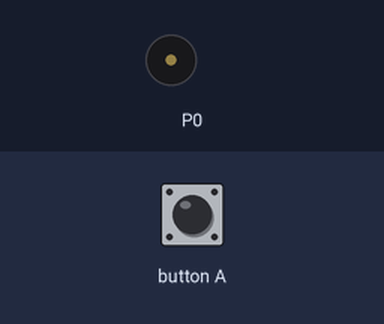
The program below on a simulated BBC micro:bit (MakeCode). Parts: buzzer (waves = sounding). The inputs (shaded band) are chosen by the test bench.

Above: at 1.2 s.
1.3 s: button A pressed for 0.15 s
At 2.8 s:
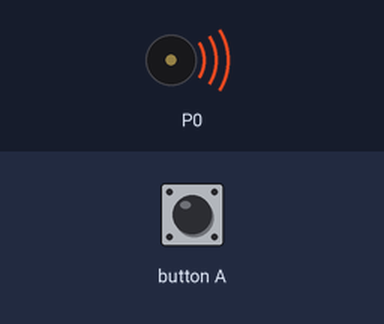
Timing chart, 0 to 10.4 s (numbered marks = the images above; inputs shaded):
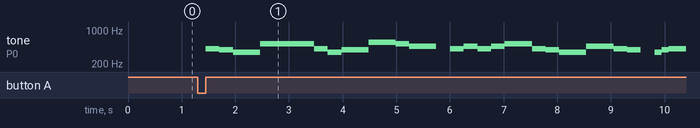

Measured:
- after the input at 1.3 s, tone on P0: plays 415 Hz for 0.26 s, 392 Hz for 0.26 s, 349 Hz for 0.51 s, 523 Hz for 1.0 s, 415 Hz for 0.26 s, 349 Hz for 0.26 s … (24 notes in this stretch), starting after 0.15 s

The program:

main.ts
```typescript
/**
 * 名探偵コナンのテーマ（メロディ）
 */
input.onButtonPressed(Button.A, function () {
    music.play(music.tonePlayable(415, music.beat(BeatFraction.Half)), music.PlaybackMode.UntilDone)
    music.play(music.tonePlayable(392, music.beat(BeatFraction.Half)), music.PlaybackMode.UntilDone)
    music.play(music.tonePlayable(349, music.beat(BeatFraction.Whole)), music.PlaybackMode.UntilDone)
    music.play(music.tonePlayable(523, music.beat(BeatFraction.Double)), music.PlaybackMode.UntilDone)
    music.play(music.tonePlayable(415, music.beat(BeatFraction.Half)), music.PlaybackMode.UntilDone)
    music.play(music.tonePlayable(349, music.beat(BeatFraction.Half)), music.PlaybackMode.UntilDone)
    music.play(music.tonePlayable(392, music.beat(BeatFraction.Whole)), music.PlaybackMode.UntilDone)
    music.play(music.tonePlayable(554, music.beat(BeatFraction.Whole)), music.PlaybackMode.UntilDone)
    music.play(music.tonePlayable(523, music.beat(BeatFraction.Half)), music.PlaybackMode.UntilDone)
    music.play(music.tonePlayable(466, music.beat(BeatFraction.Whole)), music.PlaybackMode.UntilDone)
    music.play(music.tonePlayable(0, music.beat(BeatFraction.Half)), music.PlaybackMode.UntilDone)
    music.play(music.tonePlayable(415, music.beat(BeatFraction.Half)), music.PlaybackMode.UntilDone)
    music.play(music.tonePlayable(466, music.beat(BeatFraction.Half)), music.PlaybackMode.UntilDone)
    music.play(music.tonePlayable(415, music.beat(BeatFraction.Half)), music.PlaybackMode.UntilDone)
    music.play(music.tonePlayable(466, music.beat(BeatFraction.Half)), music.PlaybackMode.UntilDone)
    music.play(music.tonePlayable(523, music.beat(BeatFraction.Whole)), music.PlaybackMode.UntilDone)
    music.play(music.tonePlayable(415, music.beat(BeatFraction.Half)), music.PlaybackMode.UntilDone)
    music.play(music.tonePlayable(392, music.beat(BeatFraction.Half)), music.PlaybackMode.UntilDone)
    music.play(music.tonePlayable(349, music.beat(BeatFraction.Whole)), music.PlaybackMode.UntilDone)
    music.play(music.tonePlayable(466, music.beat(BeatFraction.Whole)), music.PlaybackMode.UntilDone)
    music.play(music.tonePlayable(415, music.beat(BeatFraction.Half)), music.PlaybackMode.UntilDone)
    music.play(music.tonePlayable(392, music.beat(BeatFraction.Half)), music.PlaybackMode.UntilDone)
    music.play(music.tonePlayable(0, music.beat(BeatFraction.Half)), music.PlaybackMode.UntilDone)
    music.play(music.tonePlayable(349, music.beat(BeatFraction.Quarter)), music.PlaybackMode.UntilDone)
    music.play(music.tonePlayable(392, music.beat(BeatFraction.Quarter)), music.PlaybackMode.UntilDone)
    music.play(music.tonePlayable(415, music.beat(BeatFraction.Whole)), music.PlaybackMode.UntilDone)
    music.play(music.tonePlayable(349, music.beat(BeatFraction.Whole)), music.PlaybackMode.UntilDone)
    music.play(music.tonePlayable(523, music.beat(BeatFraction.Whole)), music.PlaybackMode.UntilDone)
    music.play(music.tonePlayable(415, music.beat(BeatFraction.Whole)), music.PlaybackMode.UntilDone)
    music.play(music.tonePlayable(466, music.beat(BeatFraction.Whole)), music.PlaybackMode.UntilDone)
    music.play(music.tonePlayable(698, music.beat(BeatFraction.Whole)), music.PlaybackMode.UntilDone)
    music.play(music.tonePlayable(622, music.beat(BeatFraction.Whole)), music.PlaybackMode.UntilDone)
    music.play(music.tonePlayable(554, music.beat(BeatFraction.Half)), music.PlaybackMode.UntilDone)
    music.play(music.tonePlayable(523, music.beat(BeatFraction.Quarter)), music.PlaybackMode.UntilDone)
    music.play(music.tonePlayable(466, music.beat(BeatFraction.Quarter)), music.PlaybackMode.UntilDone)
    music.play(music.tonePlayable(523, music.beat(BeatFraction.Breve)), music.PlaybackMode.UntilDone)
    music.play(music.tonePlayable(523, music.beat(BeatFraction.Double)), music.PlaybackMode.UntilDone)
    music.play(music.tonePlayable(0, music.beat(BeatFraction.Whole)), music.PlaybackMode.UntilDone)
    music.play(music.tonePlayable(523, music.beat(BeatFraction.Half)), music.PlaybackMode.UntilDone)
    music.play(music.tonePlayable(523, music.beat(BeatFraction.Half)), music.PlaybackMode.UntilDone)
    music.play(music.tonePlayable(831, music.beat(BeatFraction.Whole)), music.PlaybackMode.UntilDone)
    music.play(music.tonePlayable(698, music.beat(BeatFraction.Whole)), music.PlaybackMode.UntilDone)
    music.play(music.tonePlayable(0, music.beat(BeatFraction.Half)), music.PlaybackMode.UntilDone)
    music.play(music.tonePlayable(659, music.beat(BeatFraction.Half)), music.PlaybackMode.UntilDone)
    music.play(music.tonePlayable(698, music.beat(BeatFraction.Half)), music.PlaybackMode.UntilDone)
    music.play(music.tonePlayable(831, music.beat(BeatFraction.Half)), music.PlaybackMode.UntilDone)
    music.play(music.tonePlayable(784, music.beat(BeatFraction.Half)), music.PlaybackMode.UntilDone)
    music.play(music.tonePlayable(698, music.beat(BeatFraction.Whole)), music.PlaybackMode.UntilDone)
    music.play(music.tonePlayable(622, music.beat(BeatFraction.Half)), music.PlaybackMode.UntilDone)
    music.play(music.tonePlayable(622, music.beat(BeatFraction.Whole)), music.PlaybackMode.UntilDone)
    music.play(music.tonePlayable(0, music.beat(BeatFraction.Whole)), music.PlaybackMode.UntilDone)
    music.play(music.tonePlayable(698, music.beat(BeatFraction.Whole)), music.PlaybackMode.UntilDone)
    music.play(music.tonePlayable(415, music.beat(BeatFraction.Half)), music.PlaybackMode.UntilDone)
    music.play(music.tonePlayable(466, music.beat(BeatFraction.Half)), music.PlaybackMode.UntilDone)
    music.play(music.tonePlayable(466, music.beat(BeatFraction.Half)), music.PlaybackMode.UntilDone)
    music.play(music.tonePlayable(415, music.beat(BeatFraction.Half)), music.PlaybackMode.UntilDone)
    music.play(music.tonePlayable(466, music.beat(BeatFraction.Half)), music.PlaybackMode.UntilDone)
    music.play(music.tonePlayable(523, music.beat(BeatFraction.Half)), music.PlaybackMode.UntilDone)
    music.play(music.tonePlayable(523, music.beat(BeatFraction.Double)), music.PlaybackMode.UntilDone)
    music.play(music.tonePlayable(0, music.beat(BeatFraction.Half)), music.PlaybackMode.UntilDone)
    music.play(music.tonePlayable(415, music.beat(BeatFraction.Half)), music.PlaybackMode.UntilDone)
    music.play(music.tonePlayable(466, music.beat(BeatFraction.Half)), music.PlaybackMode.UntilDone)
    music.play(music.tonePlayable(523, music.beat(BeatFraction.Half)), music.PlaybackMode.UntilDone)
    music.play(music.tonePlayable(554, music.beat(BeatFraction.Whole)), music.PlaybackMode.UntilDone)
    music.play(music.tonePlayable(523, music.beat(BeatFraction.Half)), music.PlaybackMode.UntilDone)
    music.play(music.tonePlayable(466, music.beat(BeatFraction.Half)), music.PlaybackMode.UntilDone)
    music.play(music.tonePlayable(466, music.beat(BeatFraction.Whole)), music.PlaybackMode.UntilDone)
    music.play(music.tonePlayable(0, music.beat(BeatFraction.Whole)), music.PlaybackMode.UntilDone)
    music.play(music.tonePlayable(698, music.beat(BeatFraction.Whole)), music.PlaybackMode.UntilDone)
    music.play(music.tonePlayable(622, music.beat(BeatFraction.Half)), music.PlaybackMode.UntilDone)
    music.play(music.tonePlayable(554, music.beat(BeatFraction.Half)), music.PlaybackMode.UntilDone)
    music.play(music.tonePlayable(622, music.beat(BeatFraction.Half)), music.PlaybackMode.UntilDone)
    music.play(music.tonePlayable(698, music.beat(BeatFraction.Whole)), music.PlaybackMode.UntilDone)
    music.play(music.tonePlayable(784, music.beat(BeatFraction.Half)), music.PlaybackMode.UntilDone)
    music.play(music.tonePlayable(784, music.beat(BeatFraction.Breve)), music.PlaybackMode.UntilDone)
    music.play(music.tonePlayable(784, music.beat(BeatFraction.Double)), music.PlaybackMode.UntilDone)
})
```

test.ts
```typescript
// テストはここに来ます。このパッケージが拡張機能として使用されるときにはコンパイルされません。
```
